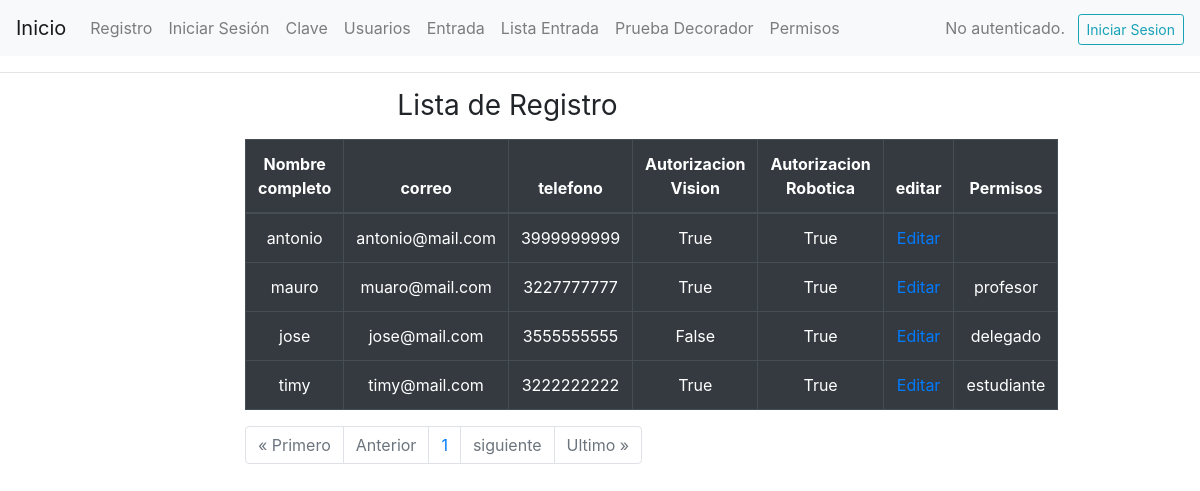
Page /lista_puerta on the earlier database version.
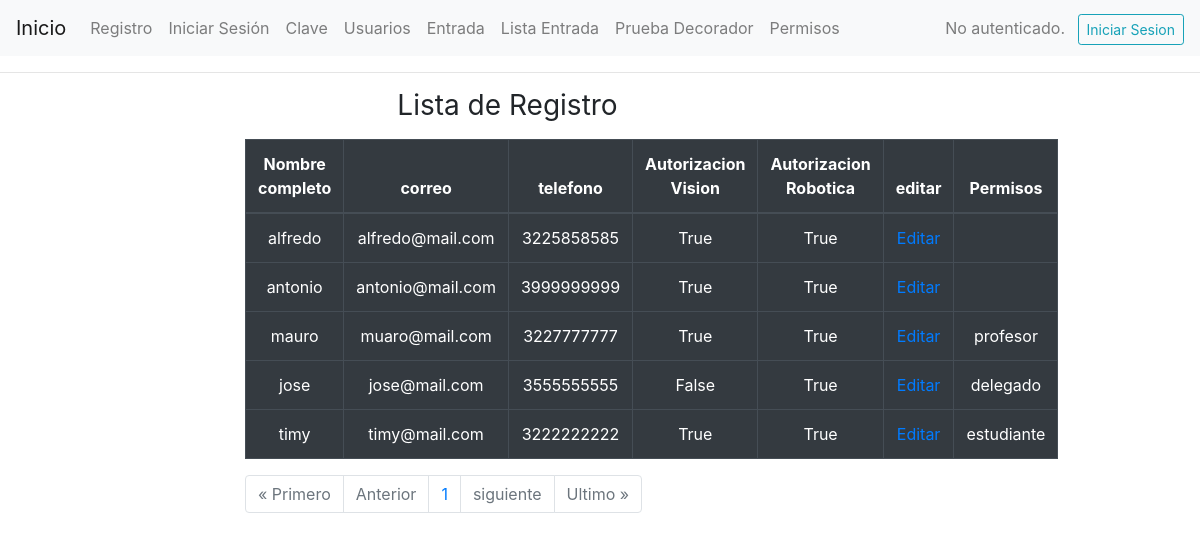
Same page on the later database version.
### login/models.py (models this page shows, shortened)
class Verificacion(models.Model):
    usuario = models.OneToOneField(User, on_delete=models.CASCADE)
    nombre_completo = models.CharField(max_length=100)
    email = models.EmailField(max_length=100)
    telefono = models.CharField(max_length=10) # por que un numero tiene solo 10 digitos
    programa_academico = models.CharField(max_length=255)
    contrasena = models.CharField(max_length=6, unique=True, validators=[MinLengthValidator(6)])
    rfid = models.CharField(max_length=50, null=True, blank=True)
    lab_vision = models.BooleanField(default=False)
    lab_robotica = models.BooleanField(default=False)

### login/views.py (the view)
# urls.py: path('lista_puerta', views.lista_usuarios, name='lista_puerta'),
def lista_usuarios(request):
    registros = Verificacion.objects.all()
    paginacion = Paginator(Verificacion.objects.all().order_by('-id'), 10)
    page = request.GET.get('page')
    registro_acceso = paginacion.get_page(page)
    num_paginas = registro_acceso.paginator.page_range
    parametros = {'registros':registros,
                    'paginacion':registro_acceso,
                    'num_paginas':num_paginas}
    return render(request, 'pagina/lista_clave.html', parametros)

### login/templates/pagina/lista_clave.html (shortened to what this page needs)
{% extends 'main/prueba.html' %}
{% block content %}
    <main class='container'>
        <div class='row'>
            <div class='col-md-6 offset-md-2'>
                <h1 class="h3 mb-3 font-weight-normal text-center">Lista de Registro</h1>
                <div>
                    <table class="table table-hover table-dark table-bordered border-light">
                        <thead>
                            <tr>
                                <th scope="col" class="text-center">Nombre completo</th>
                                <th scope="col" class="text-center">correo</th>
                                <th scope="col" class="text-center">telefono</th>
                                <th scope="col" class="text-center">Autorizacion Vision</th>
                                <th scope="col" class="text-center">Autorizacion Robotica</th>
                                <th scope="col" class="text-center">editar</th>
                                <th scope="col" class="text-center">Permisos</th>
                                </div>
                        <tbody>
                            {% for registro in paginacion %}
                            <tr>
                                <td scope="col" class="text-center">{{registro.nombre_completo }}</td>
                                <td scope="col" class="text-center">{{registro.email }}</td>
                                <td scope="col" class="text-center">{{registro.telefono }}</td>
                                <td scope="col" class="text-center">{{registro.lab_vision }}</td>
                                <td scope="col" class="text-center">{{registro.lab_robotica}}</td>
                                <td scope="col" class="text-center"><a href="{% url "actualizar_clave" registro.id %}">Editar</a> </td>
                                <td scope="col" class="text-center">
                                    {% for group in registro.usuario.groups.all %}
                                        {{ group.name }}{% if not forloop.last %}, {% endif %}
                                    {% endfor %}
                                </td>
                            </tr>
                            {% endfor %}
                        </tbody>
                </div>
                <nav aria-label="Page navigation example">
                        <ul class="pagination">
                        {% if paginacion.has_previous %}
                            <li class="page-item"><a class="page-link" href="?page=1">&laquo Primero</a></li>
                            <li class="page-item"><a class="page-link" href="?page={{ paginacion.previous_page_number }}">Anterior</a></li>
                            {% else %}
                            <li class="page-item disabled"><a class="page-link" href="#">&laquo Primero</a></li>
                            <li class="page-item disabled"><a class="page-link" href="#">Anterior</a></li>
                        {% endif %}
                        {% for numero in num_paginas %}
                        <li class="page-item"><a class="page-link" href='?page={{numero}}'>{{numero}}</a></li>
                        {% endfor %}
                        {% if paginacion.has_next %}
                            <li class="page-item"><a class="page-link" href="?page={{paginacion.next_page_number}}">siguiente</a></li>
                            <li class="page-item"><a class="page-link" href="?page={{ paginacion.paginator.num_pages }}">Ultimo &raquo</a></li>
                            {% else %}
                            <li class="page-item disabled"><a class="page-link" href="#">siguiente</a></li>
                            <li class="page-item disabled"><a class="page-link" href="#">Ultimo &raquo</a></li>
                        {% endif %}
                    </ul>
                </nav>
            </div>
        </div>
{% endblock %}

Differences in the rows shown:
added Verificacion: nombre_completo "alfredo", email "alfredo@mail.com", telefono "3225858585", lab_vision "True", lab_robotica "True"
